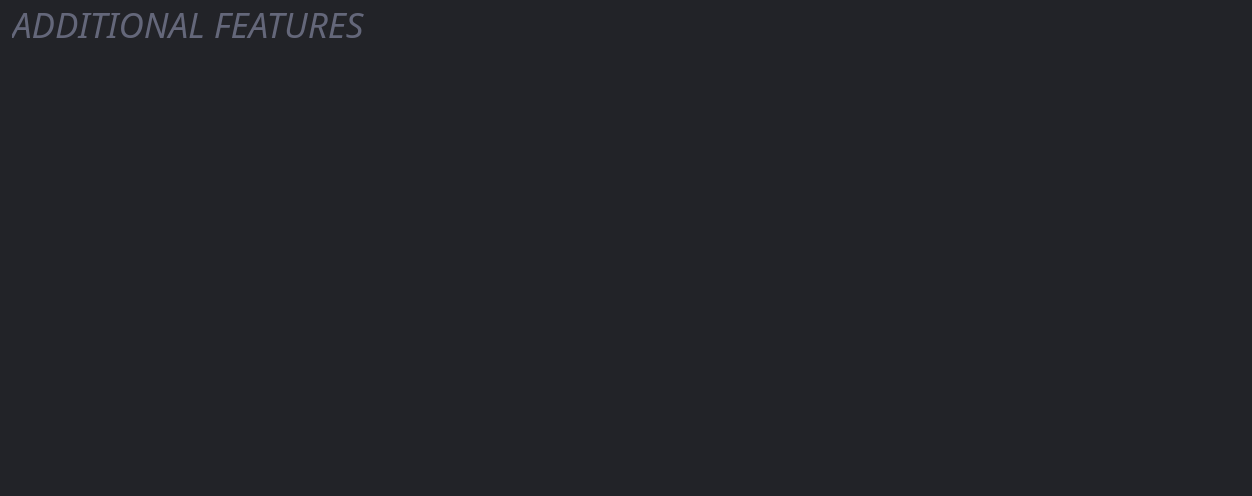
<?xml version="1.0" encoding="UTF-8"?>
<ui version="4.0">
 <class>AdditionalFeaturesPage</class>
 <widget class="QWidget" name="AdditionalFeaturesPage">
  <property name="geometry">
   <rect>
    <x>0</x>
    <y>0</y>
    <width>1252</width>
    <height>496</height>
   </rect>
  </property>
  <property name="minimumSize">
   <size>
    <width>0</width>
    <height>348</height>
   </size>
  </property>
  <property name="windowTitle">
   <string>Form</string>
  </property>
  <property name="styleSheet">
   <string notr="true">#AdditionalFeaturesPage {
	background: rgb(34, 35, 40);
}

QWidget {
        font-family: &quot;Source Sans Pro&quot;;
		background: none;
}

QMenu {
    background-color: rgb(34, 35, 40);
}

QLabel:!disabled {
	color: white;
}

QGroupBox {
	border: 1px solid black;
	border-radius: 5px;
	background: rgb(34, 35, 40);
	padding-top: 25px;
}

QGroupBox:disabled {
	border: 1px solid rgb(26, 26, 30);
}

QGroupBox::title {
	background: rgb(249, 154, 0);
	color: rgb(34, 35, 40);
    padding: 5px;
	border: 1px solid black;
	border-top-left-radius: 5px;
	border-bottom-right-radius: 5px;
}

QGroupBox::title:disabled {
	background: rgb(34, 35, 40);
        color: rgb(100, 100, 100);
	border: 1px solid rgb(26, 26, 30);
}

QGroupBox:checked:!disabled {
	background: rgb(50, 52, 59);
}

QGroupBox:focus:!checked {
	border: 1px solid rgb(249, 154, 0);
	background: rgb(26, 26, 30);
}

QGroupBox:focus:checked {
	border: 1px solid rgb(249, 154, 0);
}

QGroupBox::title:focus {
	border: 1px solid rgb(249, 154, 0);
}

QGroupBox::indicator {
    width: 15px;
    height: 15px;
    background: rgb(34, 35, 40);
	border-radius: 3px;
}

QGroupBox::indicator:disabled {
    width: 15px;
    height: 15px;
    background: rgb(26, 26, 30);
}

QGroupBox::indicator:checked {
        image: url(&quot;://check_FILL0_wght400_GRAD0_opsz20.svg&quot;);
}

QCheckBox {
    padding: 5px;
	color: white;
    background: rgb(63, 65, 77);
    border: 1px solid black;
    border-radius: 5px;
}

QCheckBox:disabled {
	background: rgb(34, 35, 40);
        color: rgb(100, 100, 100);
}

QCheckBox::hover {
        border: 1px solid rgb(75, 77, 91);
}

QCheckBox:focus {
	border: 1px solid rgb(249, 154, 0);
}

QCheckBox::indicator {
    width: 15px;
    height: 15px;
    background: rgb(34, 35, 40);
	border-radius: 3px;
}

QCheckBox::indicator:disabled {
    width: 15px;
    height: 15px;
    background: rgb(26, 26, 30);
}

QCheckBox::indicator:checked {
        image: url(&quot;://check_FILL0_wght400_GRAD0_opsz20.svg&quot;);
}

QPushButton {
	background: rgb(63, 65, 77);
	color: white;
    border: 1px solid black;
	border-radius: 5px;
	padding: 6px;
}

QPushButton:disabled {
	background: rgb(34, 35, 40);
        color: rgb(100, 100, 100);
	border: 1px solid rgb(26, 26, 30);
}

QPushButton:hover {
	  background: rgb(75, 77, 91);
}

QComboBox {
	color: white;
    background: rgb(63, 65, 77);
    border: 1px solid black;
	border-radius: 5px;
	padding: 5px;
}

QComboBox::disabled {
	background: rgb(34, 35, 40);
        color: rgb(100, 100, 100);
	border: 1px solid rgb(26, 26, 30);
}

QComboBox:hover {
    border: 1px solid rgb(75, 77, 91);
}

QComboBox:focus {
	border: 1px solid rgb(249, 154, 0);
}

QComboBox::drop-down {
	border: none;
}

QComboBox::down-arrow {
        image: url(&quot;:/arrow_drop_down_FILL0_wght400_GRAD0_opsz20_white.svg&quot;);
 	width: 6px;
	margin-right: 4px;
	margin-bottom: 2px;
}

QLineEdit {
	color: white;
    background: rgb(63, 65, 77);
    border: 1px solid black;
	border-radius: 5px;
	padding: 5px;
}

QLineEdit:disabled {
	background: rgb(34, 35, 40);
        color: rgb(100, 100, 100);
	border: 1px solid rgb(26, 26, 30);
}

QLineEdit:hover {
    border: 1px solid rgb(75, 77, 91);
}

QLineEdit:focus {
	border: 1px solid rgb(249, 154, 0);
}

QLabel {
	min-height: 30px;
}

QLabel:disabled {
        color: rgb(100, 100, 100);
}

QAbstractSpinBox {
	color: white;
    background: rgb(63, 65, 77);
    border: 1px solid black;
	border-radius: 5px;
	padding: 5px;
}

QAbstractSpinBox:disabled {
	background: rgb(34, 35, 40);
        color: rgb(100, 100, 100);
	border: 1px solid rgb(26, 26, 30);
}

QAbstractSpinBox:hover {
    border: 1px solid rgb(75, 77, 91);
}

QAbstractSpinBox:focus {
	border: 1px solid rgb(249, 154, 0);
}

QAbstractSpinBox::up-button {
        image: url(&quot;:/arrow_drop_up_FILL0_wght400_GRAD0_opsz20_white.svg&quot;);
 	width: 6px;
	margin-right: 6px;
	margin-top: 4px;
}

QAbstractSpinBox::down-button {
        image: url(&quot;:/arrow_drop_down_FILL0_wght400_GRAD0_opsz20_white.svg&quot;);
 	width: 6px;
	margin-right: 6px;
	margin-bottom: 4px;
}

QAbstractSpinBox::up-button:disabled,
QAbstractSpinBox::up-button:off {
                image: url(&quot;:/arrow_drop_up_FILL0_wght400_GRAD0_opsz20.svg&quot;);
}

QAbstractSpinBox::down-button:disabled,
QAbstractSpinBox::down-button:off {
                image: url(&quot;:/arrow_drop_down_FILL0_wght400_GRAD0_opsz20.svg&quot;);
}</string>
  </property>
  <layout class="QGridLayout" name="gridLayout">
   <property name="leftMargin">
    <number>12</number>
   </property>
   <property name="topMargin">
    <number>0</number>
   </property>
   <property name="rightMargin">
    <number>17</number>
   </property>
   <property name="spacing">
    <number>10</number>
   </property>
   <item row="3" column="1">
    <spacer name="verticalSpacer_2">
     <property name="orientation">
      <enum>Qt::Vertical</enum>
     </property>
     <property name="sizeType">
      <enum>QSizePolicy::Fixed</enum>
     </property>
     <property name="sizeHint" stdset="0">
      <size>
       <width>20</width>
       <height>10</height>
      </size>
     </property>
    </spacer>
   </item>
   <item row="10" column="0" colspan="3">
    <spacer name="verticalSpacer">
     <property name="orientation">
      <enum>Qt::Vertical</enum>
     </property>
     <property name="sizeHint" stdset="0">
      <size>
       <width>0</width>
       <height>0</height>
      </size>
     </property>
    </spacer>
   </item>
   <item row="2" column="0" colspan="3">
    <widget class="QWidget" name="widget" native="true">
     <layout class="QGridLayout" name="gridLayout_5">
      <property name="leftMargin">
       <number>0</number>
      </property>
      <property name="topMargin">
       <number>0</number>
      </property>
      <property name="rightMargin">
       <number>0</number>
      </property>
      <property name="bottomMargin">
       <number>0</number>
      </property>
      <property name="horizontalSpacing">
       <number>10</number>
      </property>
      <property name="verticalSpacing">
       <number>5</number>
      </property>
      <item row="0" column="0">
       <widget class="QLabel" name="label_5">
        <property name="sizePolicy">
         <sizepolicy hsizetype="Fixed" vsizetype="Preferred">
          <horstretch>0</horstretch>
          <verstretch>0</verstretch>
         </sizepolicy>
        </property>
        <property name="font">
         <font>
          <family>Source Sans Pro Light</family>
          <pointsize>-1</pointsize>
          <italic>true</italic>
         </font>
        </property>
        <property name="styleSheet">
         <string notr="true">QLabel {
	color: rgb(100, 103, 122);
	font-size: 35px;
	font-family: &quot;Source Sans Pro Light&quot;;
	font-style: italic;
}
</string>
        </property>
        <property name="text">
         <string>ADDITIONAL FEATURES</string>
        </property>
       </widget>
      </item>
      <item row="0" column="1">
       <widget class="QPushButton" name="uDocumentationButton">
        <property name="sizePolicy">
         <sizepolicy hsizetype="Fixed" vsizetype="Fixed">
          <horstretch>0</horstretch>
          <verstretch>0</verstretch>
         </sizepolicy>
        </property>
        <property name="toolTip">
         <string>Open Additional Features documentation</string>
        </property>
        <property name="styleSheet">
         <string notr="true">QPushButton {
	background: none;
	border: none;
}</string>
        </property>
        <property name="text">
         <string/>
        </property>
        <property name="icon">
         <iconset resource="../resources/resources.qrc">
          <normaloff>:/open_in_new_FILL0_wght100_GRAD0_opsz20.svg</normaloff>:/open_in_new_FILL0_wght100_GRAD0_opsz20.svg</iconset>
        </property>
        <property name="iconSize">
         <size>
          <width>20</width>
          <height>20</height>
         </size>
        </property>
       </widget>
      </item>
      <item row="0" column="2">
       <spacer name="horizontalSpacer">
        <property name="orientation">
         <enum>Qt::Horizontal</enum>
        </property>
        <property name="sizeHint" stdset="0">
         <size>
          <width>40</width>
          <height>20</height>
         </size>
        </property>
       </spacer>
      </item>
     </layout>
    </widget>
   </item>
  </layout>
 </widget>
 <resources>
  <include location="../resources/resources.qrc"/>
 </resources>
 <connections/>
</ui>
